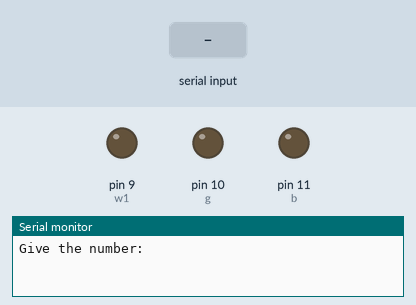
A sketch run on a simulated Arduino Uno, built with avr-gcc and run on an emulated ATmega328P. On the bench: output pins drawn as LEDs (lit = HIGH), the last lines printed to the serial monitor. Inputs (shaded band) come from the test bench. Pins used as bus, display or sensor lines are not drawn.

Above: at 1.2 s.
1.3 s: "90,45\n" received over Serial
At 4.1 s:
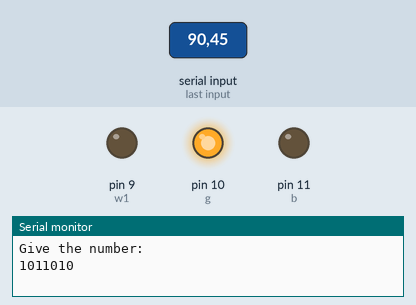
At 5.5 s:
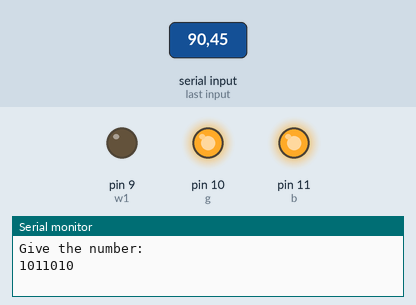
Timing chart, 0 to 18.8 s (numbered marks = the images above; inputs shaded):
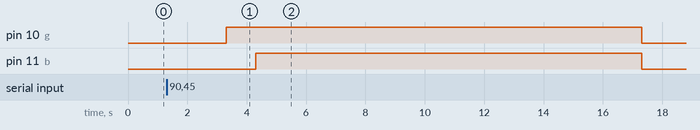

Measured:
- after the input at 1.3 s, pin 10 (g): LOW → HIGH after 2.0 s, → LOW 14.0 s later; pin 11 (b): LOW → HIGH after 3.0 s, → LOW 13.0 s later

The sketch:

bin_noLEDblink_task1_.ino
```cpp
int num;
int r1 = 8;
int w1 = 9;
int g = 10;
int b = 11;
int r2 = 12;

void setup() {
  // put your setup code here, to run once:
  Serial.begin(9600);
  pinMode(r1,OUTPUT);
  pinMode(w1,OUTPUT);
  pinMode(g,OUTPUT);
  pinMode(r2,OUTPUT);
  pinMode(b,OUTPUT);

}

void loop() {
  // put your main code here, to run repeatedly:
  Serial.println("Give the number: ");
  while(Serial.available() == 0){ }
  num  = Serial.parseInt();
  uint8_t bitsCount = sizeof(num)*8;
  char str[bitsCount+1];
  itoa(num,str,2);
  Serial.println(str);
  if(str[0] == '1'){
    digitalWrite(r1,HIGH);
    }
  else if(str[0] == '0'){
    digitalWrite(r1,LOW);    }
  delay(1000);

  if(str[1] == '1'){
    digitalWrite(w1,HIGH);
    }
  else if(str[1] == '0'){
    digitalWrite(w1,LOW);
    }
  delay(1000);


  if(str[2] == '1'){
    digitalWrite(g,HIGH);
    }
  else if(str[2] == '0'){
    digitalWrite(g,LOW);
    }
  delay(1000);


  if(str[3] == '1'){
    digitalWrite(b,HIGH);
    }
  else if(str[3] == '0'){
    digitalWrite(b,LOW);
    }
  delay(1000);


  if(str[4] == '1'){
    digitalWrite(r2,HIGH);
    }
  else if(str[4] == '0'){
    digitalWrite(r2,LOW);
    }
  delay(1000);
  Serial.println("Give the number: ");
  while(Serial.available()==0){
    digitalWrite(r1,LOW);
    digitalWrite(w1,LOW);
    digitalWrite(g,LOW);
    digitalWrite(b,LOW);
    digitalWrite(r2,LOW);
    }
}
```
